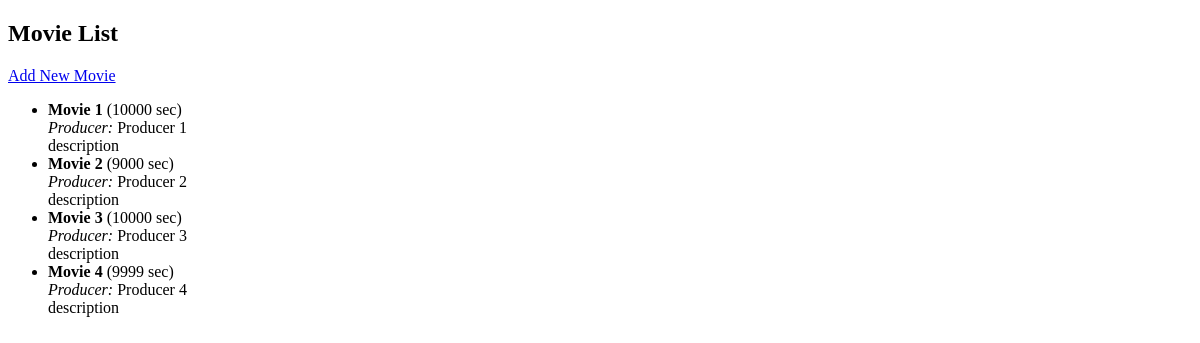
The page /movies/ on the database as committed earlier.
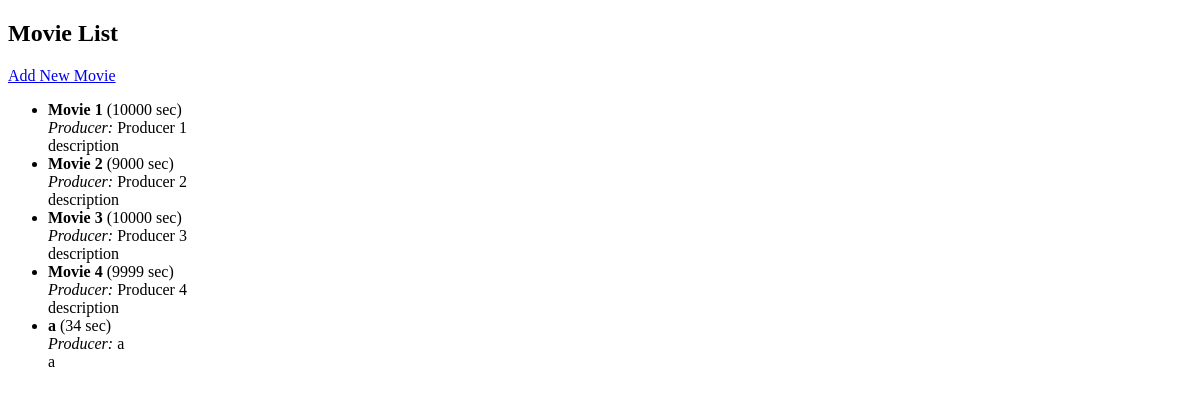
The same page on the database as committed later.
### movie/models.py (models this page shows, shortened)
class Movie(models.Model):
    title = models.CharField(max_length=100)
    description = models.CharField(max_length=2000)
    producer = models.CharField(max_length=200)
    duration = models.IntegerField()

### movie/views.py (the view)
# urls.py: path('', movie_list, name='movie-list'),
def movie_list(request):
    movies = Movie.objects.all()
    return render(request, 'movie/movie_list.html', {'movies': movies})

### movie/templates/movie/movie_list.html (shortened to what this page needs)
<!DOCTYPE html>
<html lang="en">
<head>
</head>
<body>
    <h2>Movie List</h2>
    <a href="{% url 'movie-create' %}">Add New Movie</a>
    <ul>
        {% for movie in movies %}
            <li>
                <strong>{{ movie.title }}</strong> ({{ movie.duration }} sec)
                <br><em>Producer:</em> {{ movie.producer }}
                <br>{{ movie.description }}
            </li>
        {% empty %}
            <li>No movies available.</li>
        {% endfor %}
    </ul>
</body>
</html>

Rows that differ between the two databases and show on the page:
added Movie: title "a", duration "34", producer "a", description "a"
